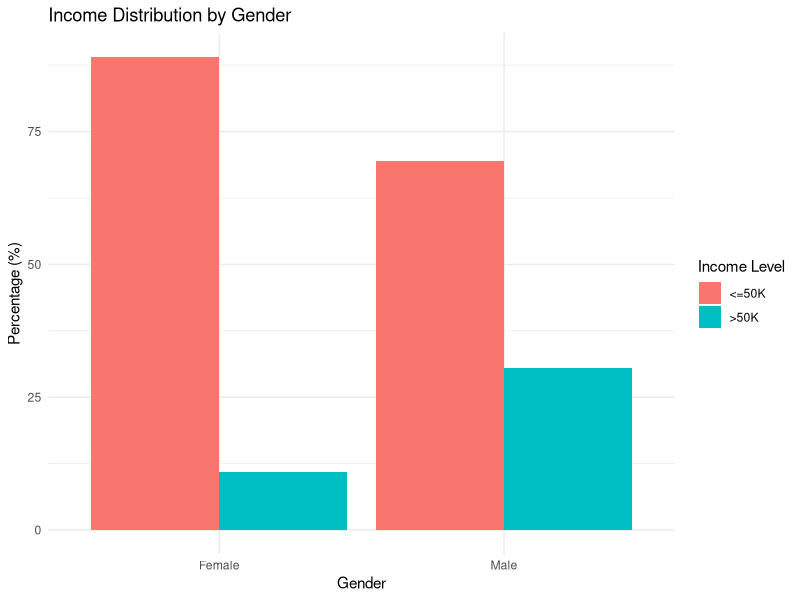
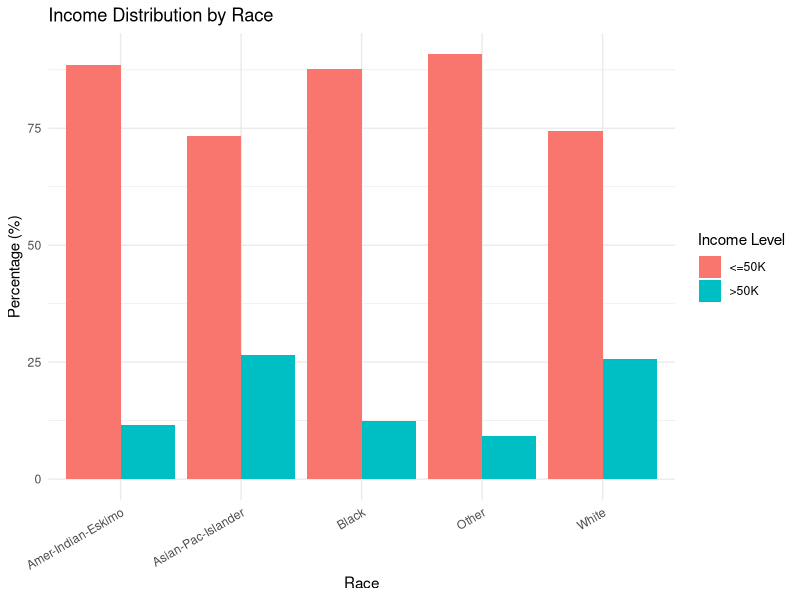
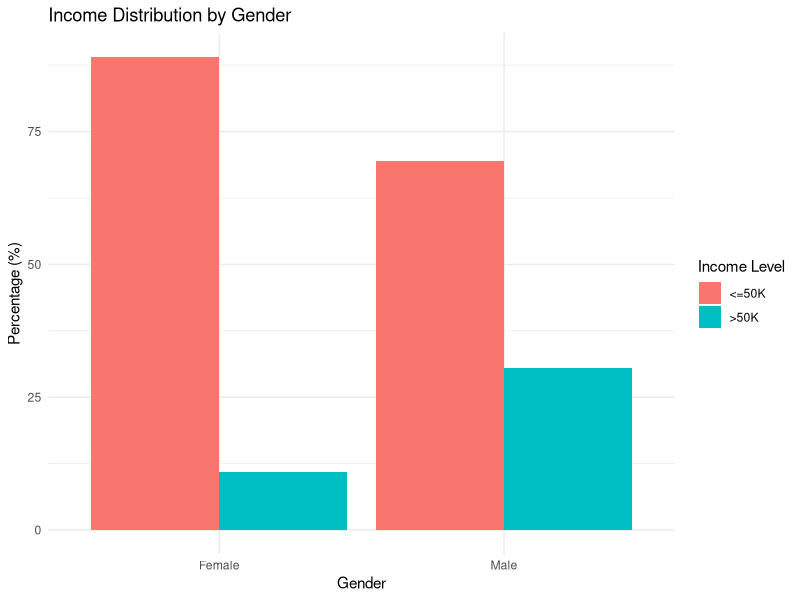
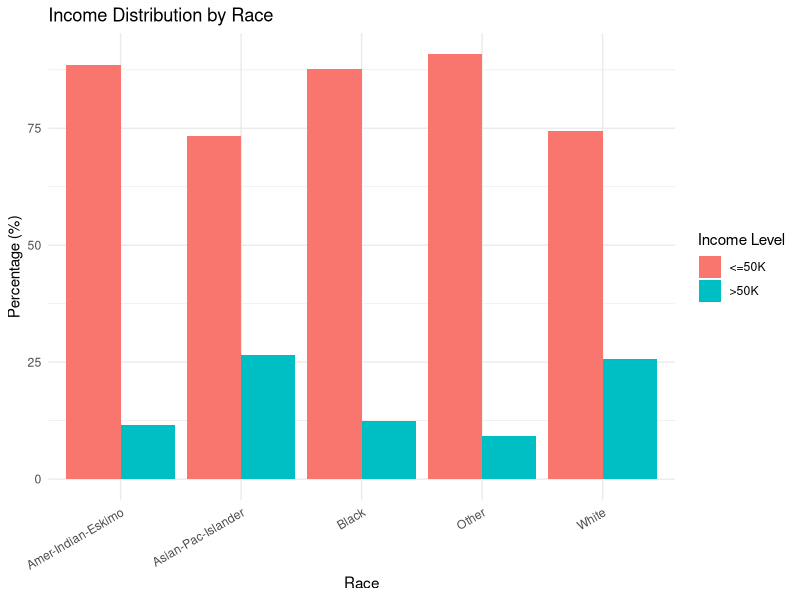

Generate these figures, in order, with R:

#  Exploratory Visualizations


library(tidyverse)

# Load the clean dataset
df <- read_csv("data/adult_clean.csv", show_col_types = FALSE)

# Clean up income column (remove extra spaces if any)
df <- df %>% mutate(income = str_trim(income))

#  Chart 1: Income distribution by Gender
p1 <- df %>%
  count(sex, income) %>%
  group_by(sex) %>%
  mutate(pct = n / sum(n) * 100) %>%
  ggplot(aes(x = sex, y = pct, fill = income)) +
  geom_col(position = "dodge") +
  labs(
    title = "Income Distribution by Gender",
    x = "Gender", y = "Percentage (%)", fill = "Income Level"
  ) +
  theme_minimal()

ggsave("results/01_income_by_gender.png", p1, width = 7, height = 5)
print(p1)

#  Chart 2: Income distribution by Race 
p2 <- df %>%
  count(race, income) %>%
  group_by(race) %>%
  mutate(pct = n / sum(n) * 100) %>%
  ggplot(aes(x = race, y = pct, fill = income)) +
  geom_col(position = "dodge") +
  labs(
    title = "Income Distribution by Race",
    x = "Race", y = "Percentage (%)", fill = "Income Level"
  ) +
  theme_minimal() +
  theme(axis.text.x = element_text(angle = 30, hjust = 1))

ggsave("results/02_income_by_race.png", p2, width = 8, height = 5)
print(p2)

#  Quick numeric summary 
cat("\n--- Income % by Gender ---\n")
df %>%
  count(sex, income) %>%
  group_by(sex) %>%
  mutate(pct = round(n / sum(n) * 100, 1)) %>%
  print()

cat("\nCharts saved in results/ folder!\n")
